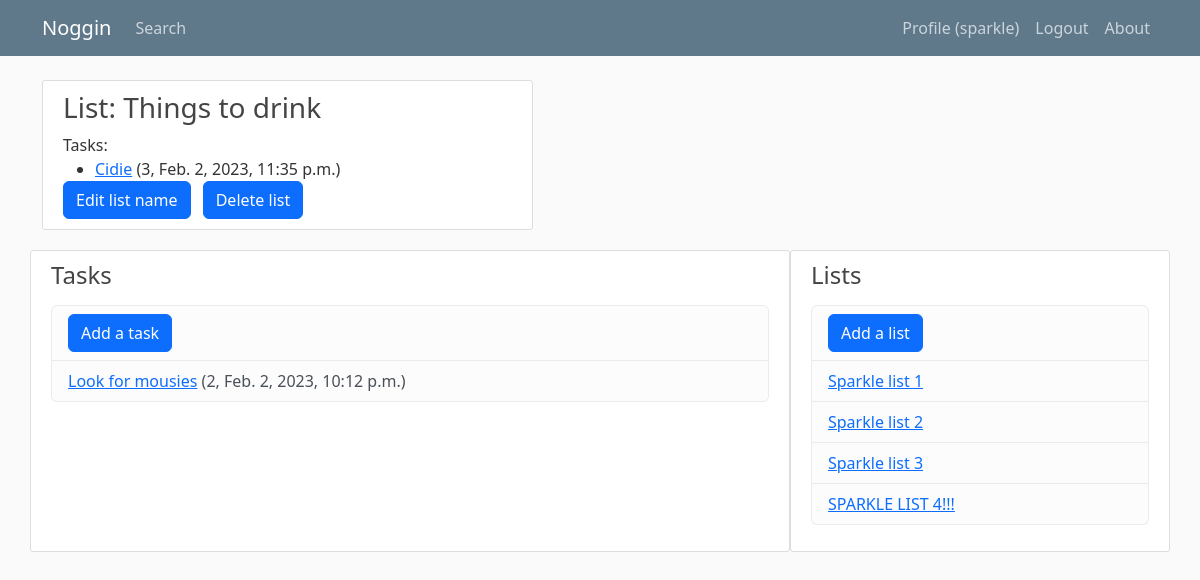
/list/29/ (signed in), run on an earlier commit of the app's database.
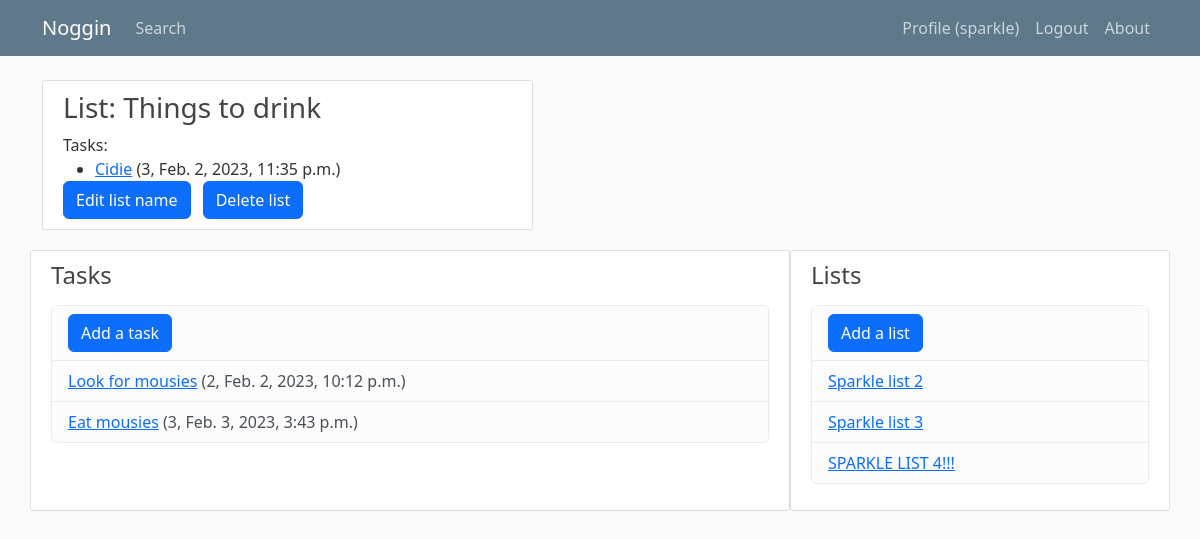
And on a later commit of the database.
### tasks/models.py (models this page shows, shortened)
class Task(models.Model):
	PRIORITIES = (
		(1, 'Right now'),
		(2, 'ASAP'),
		(3, 'Soon'),
		(4, 'Whenever'),
	)
	name = models.CharField(max_length=40)
	notes = models.TextField(blank=True)
	date_added = models.DateTimeField(auto_now_add=True)
	user_date = models.DateTimeField(blank=True, null=True)
	priority = models.IntegerField(choices=PRIORITIES, default=3)
	lists = models.ManyToManyField(List, related_name='tasks')
	owner = models.ForeignKey(User, on_delete=models.CASCADE)
	class Meta:
		ordering = ['priority', '-date_added']

class List(models.Model):
	name = models.CharField(max_length=20)
	display_order = models.IntegerField(default=1)
	owner = models.ForeignKey(User, on_delete=models.CASCADE)
	class Meta:
		ordering = ['display_order']

### tasks/views.py (the view)
# urls.py: path('list/<int:list_id>/', views.list, name='tasks-list'),
@login_required
def list(request, list_id):
	lists = List.objects.filter(owner=request.user)
	tasks = Task.objects.filter(owner=request.user)
	list_item = List.objects.get(id=list_id)
	list_tasks = list_item.tasks.order_by('priority')
	context = {'lists': lists, 'tasks': tasks, 'list_item': list_item, 'list_tasks': list_tasks}
	return render(request, 'tasks/list.html', context)

### tasks/templates/tasks/list.html
{% extends 'tasks/base.html' %}
{% block content %}
	<div class="content-section col-md-8">
	<h3>List: {{ list_item.name }}</h3>
	Tasks:
	<ul>
	{% for task in list_tasks %}
		<li>
			<a href="{% url 'tasks-task' task.id %}">{{ task.name }}</a> ({{ task.priority }}{% if task.user_date %}, {{ task.user_date }}{% endif %}, {{ task.date_added }})</li>
	{% empty %}
		There are no tasks in this list yet.
    {% endfor %}
	</ul>
	<a class="btn btn-primary me-2" href="{% url 'tasks-updatelist' list_item.id %}">Edit list name</a>
	<a class="btn btn-primary me-2" href="{% url 'tasks-deletelist' list_item.id %}">Delete list</a>
</div>
{% endblock %}

### tasks/templates/tasks/base.html (shortened to what this page needs)
{% load static %}
<!DOCTYPE html>
<html lang="en">
<head>
	<link href="https://cdn.jsdelivr.net/npm/bootstrap@5.3.0-alpha1/dist/css/bootstrap.min.css" rel="stylesheet">
	<link rel="stylesheet" type="text/css" href="{% static 'tasks/main.css' %}">
</head>
<body>
	<header class="site-header">
		<nav class="navbar navbar-expand-md navbar-dark bg-steel fixed-top">
			<div class="container">
				<a class="navbar-brand mr-4" href="{% url 'tasks-home' %}">Noggin</a>
				<div class="collapse navbar-collapse" id="navbarToggle">
					<div class="navbar-nav me-auto">
						<a class="nav-item nav-link" href="{% url 'tasks-search' %}">Search</a>
					</div>
					<div class="navbar-nav">
						{% if user.is_authenticated %}
						<a class="nav-item nav-link" href="{% url 'profile' %}">Profile ({{ user.username }})</a>
						<a class="nav-item nav-link" href="{% url 'logout' %}">Logout</a>
						{% else %}
						<a class="nav-item nav-link" href="{% url 'login' %}">Login</a>
						<a class="nav-item nav-link" href="{% url 'register' %}">Register</a>
						{% endif %}
						<a class="nav-item nav-link" href="{% url 'tasks-about' %}">About</a>
					</div>
				</div>
			</div>
		</nav>
	</header>
	<main role="main" class="container">
		<div class="row">
			<div class="col-md-8">
			{% block content %}{% endblock %}
			</div>
						<div class="content-section col-md-8">
				<h4>Tasks</h4>
				<p class='text-muted'>
					<ul class="list-group">
						<li class="list-group-item list-group-item-light"><a class="btn btn-primary me-2" href="{% url 'new-task' %}">Add a task</a></li>
						{% for task in tasks %}
						<li class="list-group-item list-group-item-light">
							<a href="{% url 'tasks-task' task.id %}">{{ task.name }}</a> ({{task.priority}}, {{task.date_added}})</li>
							{% endfor %}
						</ul>
					</p>
				</div>
				<div class="content-section col-md-4">
					<h4>Lists</h4>
					<p class='text-muted'>
						<ul class="list-group">
							<li class="list-group-item list-group-item-light"><a class="btn btn-primary me-2" href="{% url 'new-list' %}">Add a list</a></li>
							{% for list in lists %}
							<li class="list-group-item list-group-item-light">
								<a href="{% url 'tasks-list' list.id %}">{{ list.name }}</a></li>
								{% endfor %}
							</ul>
						</p>
					</div>
				</div>
			</main>
		</body>
		</html>

What changed in the data, as far as the page shows it:
removed List: name "Sparkle list 1"
added Task: name "Eat mousies", priority "3", date_added "Feb. 3, 2023, 3:43 p.m.", shown under "Tasks"
